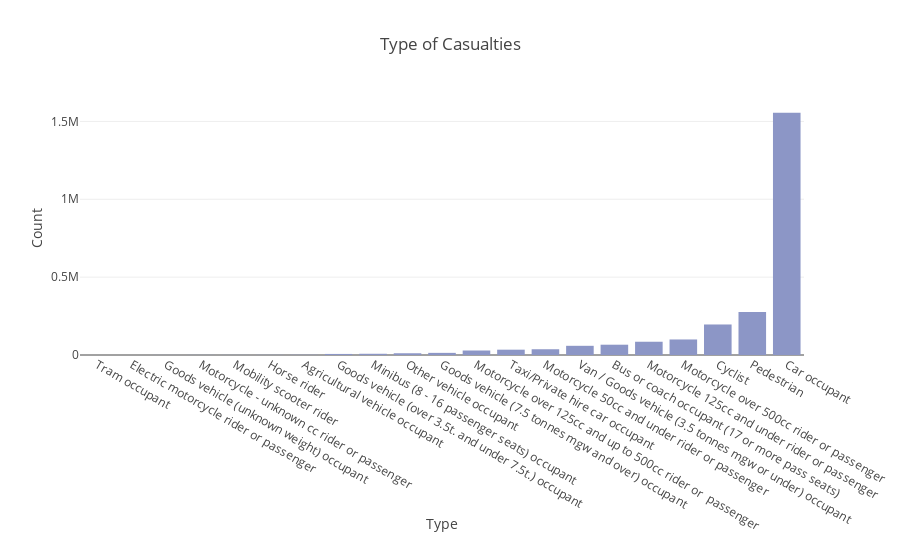

Source (notebook cell):
### Markdown cell above
When looking at casualties there are many different features and data we can capture. The first graph shows the distribution of age, gender in respect with severity. We can clearly see in increase in young adults, and college students. From the pie chart we can see who's most impacted class of casualties.

### Code cell
# casualties_by_casualty_type:  

casualties_by_casualty_type = casualties_data.Casualty_Type.groupby([casualties_data.Casualty_Type]).count().sort_values()

trace_1 = go.Bar(
            x=casualties_by_casualty_type.index,
            y=casualties_by_casualty_type, 
            name = 'Casualty Type', 
            marker=dict(color = bupu[4]))

layout = go.Layout(title="Type of Casualties", 
                        barmode='stack', 
                        xaxis = dict(ticks='', nticks=48, 
                                    title=go.layout.xaxis.Title(
                                    text='Type'), automargin=True),
                        yaxis = dict(ticks='', title=go.layout.yaxis.Title(
                                    text='Count'), automargin=True))

plotly.offline.iplot({
    "data": [trace_1],
    "layout": layout
})

### Figure 1 — Plotly figure (JSON) as saved in the notebook; plotly's stock layout.template omitted (floating-point values rounded to 4 significant figures)
{"data": [{"marker": {"color": "rgb(140,150,198)"}, "name": "Casualty Type", "type": "bar", "uid": "63a86281-0e8f-4ea0-9892-40d853d81d91", "x": ["Tram occupant", "Electric motorcycle rider or passenger", "Goods vehicle (unknown weight) occupant", "Motorcycle - unknown cc rider or passenger", "Mobility scooter rider", "Horse rider", "Agricultural vehicle occupant", "Goods vehicle (over 3.5t. and under 7.5t.) occupant", "Minibus (8 - 16 passenger seats) occupant", "Other vehicle occupant", "Goods vehicle (7.5 tonnes mgw and over) occupant", "Motorcycle over 125cc and up to 500cc rider or  passenger", "Taxi/Private hire car occupant", "Motorcycle 50cc and under rider or passenger", "Van / Goods vehicle (3.5 tonnes mgw or under) occupant", "Bus or coach occupant (17 or more pass seats)", "Motorcycle 125cc and under rider or passenger", "Motorcycle over 500cc rider or passenger", "Cyclist", "Pedestrian", "Car occupant"], "y": [113, 116, 546, 784, 791, 1052, 1389, 6779, 7903, 11206, 13680, 28916, 34133, 36924, 59045, 66172, 85177, 99716, 195977, 276561, 1555703]}], "layout": {"barmode": "stack", "title": {"text": "Type of Casualties"}, "xaxis": {"automargin": true, "nticks": 48, "ticks": "", "title": {"text": "Type"}}, "yaxis": {"automargin": true, "ticks": "", "title": {"text": "Count"}}}}
